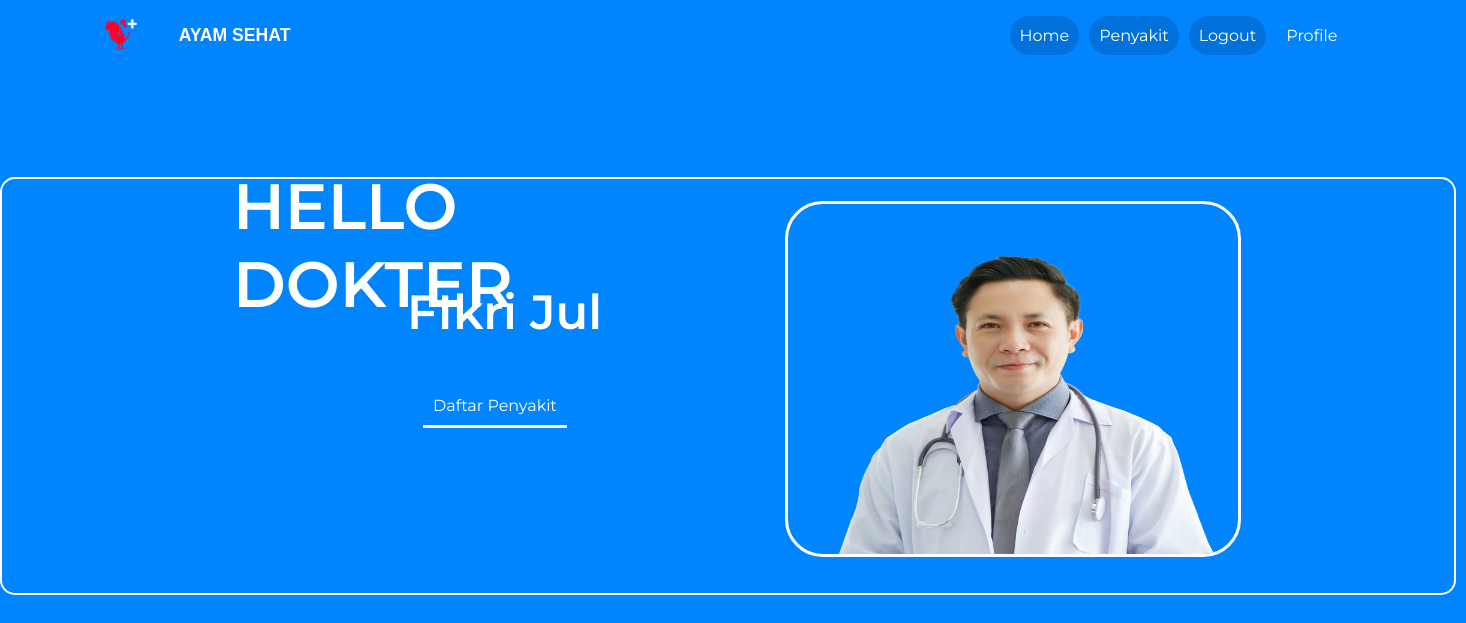
The app's page /dokter/homepage/homepage.php (signed in) with its own data.
### tables this page shows
CREATE TABLE `dokter` (
  `no` int(10) NOT NULL,
  `gambar` varchar(255) NOT NULL,
  `namadepan` varchar(255) NOT NULL,
  `namabelakang` varchar(255) NOT NULL,
  `email` varchar(255) NOT NULL,
  `password` text NOT NULL
);

### dokter/homepage/homepage.php (the view, shortened to what this page needs)
<?php
include("../logindokter/connect.php");
?>
<!DOCTYPE html>
<html lang="en">
<head>
    <link rel="stylesheet" href="3.css">
</head>
<body>
<nav class="navbar">
        <div class="container1">
            <a href="" onclick="index()">
                <img src="../../00image/logo2.png" alt="LOGO" id="logo">
            </a>
            <a href="" onclick="index()" id="ayamsehat">AYAM SEHAT</a>
            <ul class="menu">
                <li><a href="../homepage/homepage.php">Home</a></li>
                <li><a href="../penyakit/penyakit.php">Penyakit</a></li>
                <li><a href="../../0interface/index.php">Logout</a></li>
            </ul>
            <a href="#" id="profile">Profile</a>
        </div>
    </nav>
    <div class="rectangle">
        <a id="hellodokter">HELLO DOKTER</a>
        <a id="namadokter"><?php
        if(isset($_SESSION['email'])){
            $email=$_SESSION['email'];
            $query=mysqli_query($conn, "SELECT dokter.* FROM `dokter` WHERE dokter.email='$email'");
            while($row=mysqli_fetch_array($query)){
                echo $row['namadepan'].' '.$row['namabelakang'];
                echo "      <img src='../../admin/uploads/" . $row['gambar'] . "' id='gambar'>";
            }
        }
        ?></a>
        <div class="button">
            <a href="../penyakit/penyakit.php"id="penyakit"><li>Daftar Penyakit</li></a>
        </div>
    </div>
</body>
</html>

### dokter/homepage/3.css (style rules this page uses)
body { font-family: 'Montserrat', sans-serif; margin: 0; padding: 0; background-color: #0085FF; }
.rectangle { position: absolute; width: 1412px; height: 374px; left: 0px; top: 177px; border: 2px solid #FFFFFF; padding: 20px; border-radius: 15px; display: flex; flex-direction: column; align-items: center; justify-content: center; background: transparent; }
#hellodokter { position: absolute; width: 521px; height: 78px; left: 231px; top: 27px; font-family: 'Montserrat'; font-style: normal; font-weight: 600; font-size: 64px; line-height: 78px; display: flex; align-items: center; color: #FFFFFF; }
#namadokter { position: absolute; width: 347px; height: 59px; left: 405px; top: 104px; text-align: left; font-family: 'Montserrat'; font-style: normal; font-weight: 600; font-size: 48px; line-height: 59px; display: flex; align-items: center; color: #FFFFFF; }
.rectangle a { text-align: left; }
.navbar { background-color: #00000000; margin-inline-start: 30rem; position: fixed; z-index: 1; margin-top: 0; }
.navbar li { border-radius: 10cm; }
.menu { margin-left: 19cm; display: flex; list-style: none; padding: 0; transition: all 1s; }
.menu li { padding-left: 0; margin-right: 10px; background-color: #00000025; border-radius: 10cm; }
.menu li a { padding: 10px; color: #ffffff; text-decoration: none; display: inline-block; }
#profile { padding-left: 0; margin-right: 10px; padding: 10px; color: #ffffff; text-decoration: none; display: inline-block; }
#logo { width: 50px; height: 50px; margin-left: -24rem; background-color: #ffffff00; border-radius: 10cm; }
#ayamsehat { font-weight: bold; font-size: 110%; font-family:"Arial"; margin-left: -8cm; position: relative; color: #ffffff; border-radius: 10cm; padding: 1px; text-decoration: none; }
.container1 { display: flex; justify-content: space-between; align-items: center; }
#gambar { display: block; position: absolute; width: 450px; height: 350px; margin-top: 3.5cm; margin-left: 10cm; border-radius: 1cm; border-style: solid; }
.button { display: flex; position: absolute; list-style: none; padding: 0; transform: none; transition: 1s; left: 29%; top: 50%; }
#periksa,#penyakit { margin-right: 3cm; border-bottom: #ffffff; border-bottom-style: solid; padding: 10px; }
.button a li { text-decoration: none; color: white; }
.button a { text-decoration: none; transform: none; transition: 1s; }

### records on screen
dokter: namadepan "FIkri", namabelakang "Jul", gambar (picture)
